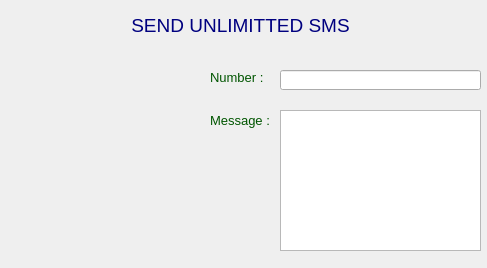
<?xml version="1.0" encoding="UTF-8"?>
<ui version="4.0">
 <class>MainWindow_START</class>
 <widget class="QMainWindow" name="MainWindow_START">
  <property name="geometry">
   <rect>
    <x>0</x>
    <y>0</y>
    <width>487</width>
    <height>268</height>
   </rect>
  </property>
  <property name="windowTitle">
   <string>SMS</string>
  </property>
  <property name="windowIcon">
   <iconset>
    <normaloff>C:/Users/farogh94/Desktop/sms-alt-icon.png</normaloff>C:/Users/farogh94/Desktop/sms-alt-icon.png</iconset>
  </property>
  <widget class="QWidget" name="centralwidget">
   <widget class="QLabel" name="label">
    <property name="geometry">
     <rect>
      <x>120</x>
      <y>10</y>
      <width>241</width>
      <height>31</height>
     </rect>
    </property>
    <property name="text">
     <string>&lt;html&gt;&lt;head/&gt;&lt;body&gt;&lt;p align=&quot;center&quot;&gt;&lt;span style=&quot; font-size:14pt; color:#00007f;&quot;&gt;SEND UNLIMITTED SMS&lt;/span&gt;&lt;/p&gt;&lt;/body&gt;&lt;/html&gt;</string>
    </property>
   </widget>
   <widget class="QLabel" name="label_2">
    <property name="geometry">
     <rect>
      <x>210</x>
      <y>70</y>
      <width>91</width>
      <height>16</height>
     </rect>
    </property>
    <property name="text">
     <string>&lt;html&gt;&lt;head/&gt;&lt;body&gt;&lt;p&gt;&lt;span style=&quot; font-size:10pt; color:#005500;&quot;&gt;Number :&lt;/span&gt;&lt;/p&gt;&lt;/body&gt;&lt;/html&gt;</string>
    </property>
   </widget>
   <widget class="QLineEdit" name="lineEdit_NUMBER">
    <property name="geometry">
     <rect>
      <x>280</x>
      <y>70</y>
      <width>201</width>
      <height>20</height>
     </rect>
    </property>
   </widget>
   <widget class="QLabel" name="label_3">
    <property name="geometry">
     <rect>
      <x>210</x>
      <y>110</y>
      <width>71</width>
      <height>21</height>
     </rect>
    </property>
    <property name="text">
     <string>&lt;html&gt;&lt;head/&gt;&lt;body&gt;&lt;p&gt;&lt;span style=&quot; font-size:10pt; color:#005500;&quot;&gt;Message :&lt;/span&gt;&lt;/p&gt;&lt;/body&gt;&lt;/html&gt;</string>
    </property>
   </widget>
   <widget class="QTextEdit" name="textEdit_MESSAGE">
    <property name="geometry">
     <rect>
      <x>280</x>
      <y>110</y>
      <width>201</width>
      <height>141</height>
     </rect>
    </property>
   </widget>
   <widget class="QLabel" name="label_PIC">
    <property name="geometry">
     <rect>
      <x>20</x>
      <y>80</y>
      <width>141</width>
      <height>141</height>
     </rect>
    </property>
    <property name="text">
     <string/>
    </property>
   </widget>
  </widget>
 </widget>
 <resources/>
 <connections/>
</ui>
